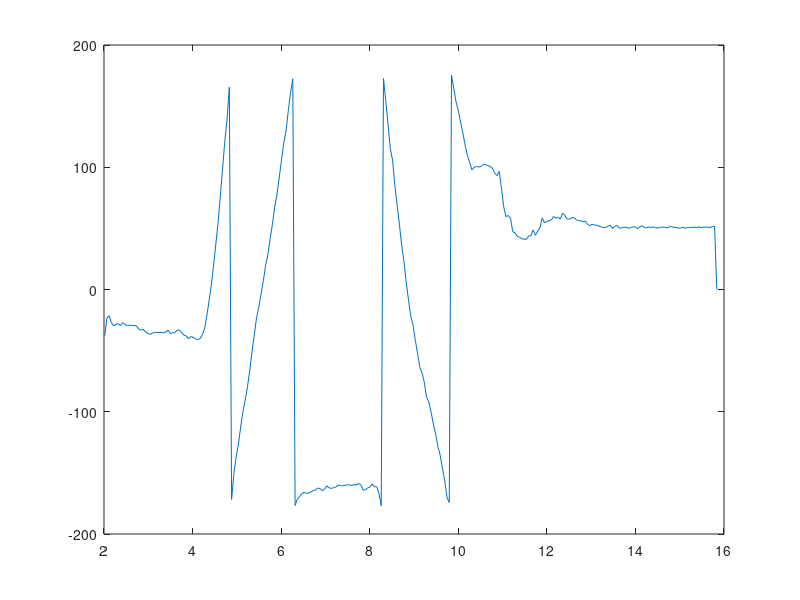

Reproduce this figure in MATLAB. (Note: this script raises an error after producing the figure.)
close all;
clear all;
clc;

%% Convert pisture from - and + degrees to only + degrees
Data1 = csvread('Drej.csv');
Data1(:,1) = Data1(:,1)/1000;

%Data1(73:192,1) = Data1(73:192,1)+360;
%Data1(116:193,1) = Data1(116:193,1)+360;
%Data1(193:231,1) = Data1(193:231,1)+360;

plot(Data1(:,1),Data1(:,2))

format long

fs = 40;
fm = fs/2;
ns = 20000;
w = linspace(1,2*pi*fm,ns);
f = w/(2*pi);
wd = w/(2*fm);
s = tf('s');
z = tf('z');
H =  (1.272700000*10^9*z^3+3.818100000*10^9*z^2+3.818100000*10^9*z+1.272700000*10^9)/(1.142435399*10^6*z^3-1.676955160*10^6*z^2+1.048261882*10^6*z-2.283475581*10^5)
%bodeplot(H)
%% LOWPASS FILTER

%H = (0.4347829973e-2+0.2608697984e-1/z+0.6521744960e-1/z^2+0.8695659946e-1/z^3+0.6521744960e-1/z^4+0.2608697984e-1/z^5+0.4347829973e-2/z^6)/(1-1.974486371/z+2.241740971/z^2-1.460131921/z^3+.5920585105/z^4-.1343581056/z^5+0.1344675427e-1/z^6)
Hs = (35675.*z^3+1.07025*10^5*z^2+1.07025*10^5*z+35675.)/(1.142435399*10^6*z^3-1.676955160*10^6*z^2+1.048261882*10^6*z-2.283475581*10^5)
[num,den] = tfdata(Hs);
num = num{1}/1.142e06;
den = den{1}/1.142e06;
H = tf(num, den, 0.025, 'variable', 'z^-1')
den
H_freq = freqz(num, den, wd);
magdb = 20*log10(abs(H_freq));

bodeplot(Hs)

%semilogx(f, magdb)

grid;
figure;
%% FFT
%scatter(Data1(:,2),Data1(:,1));
%figure;

input = Data1(:,2);

input_fft = mag2db(abs(fft(input)));
%input_fft = abs(fft(input));
freq = linspace(0,40,length(input_fft));
plot(freq,input_fft);
figure;
spectrogram(input,hamming(20),19,100,40,'yaxis') %fft for hvert sekund (40)
figure;

%% Test filter algorithm
BUF0 = 0;
BUF1 = 0;
BUF2 = 0;
BUF3 = 0;
BUF4 = 0;
BUF5 = 0;
BUF6 = 0;

a1 = - 1.468;
a2 = 0.9179;
a3 = - 0.2;

b0 = 0.03124;
b1 = 0.09372;
b2 = 0.09372;
b3 = 0.03124;


input = Data1(:,2);
output = zeros(218,1);
for i=1:218
   BUF0 = input(i) - (a1*BUF1 + a2*BUF2 + a3*BUF3);
   output(i) = BUF0*b0 + b1*BUF1 + b2*BUF2 + b3*BUF3;
   BUF3 = BUF2;
   BUF2 = BUF1;
   BUF1 = BUF0;
end

plot(Data1(:,1),Data1(:,2), 'b',Data1(:,1),output, 'r')
